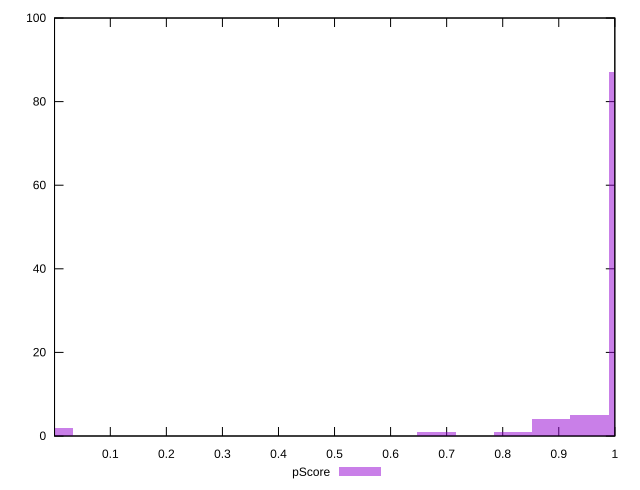

This figure's gnuplot source:
reset

$pScore <<EOF
0 2
0.9549269875607727 5
1.023136058100828 87
0.8867179170207174 4
0.6820907054005519 1
0.8185088464806622 1
EOF

set key outside below
set boxwidth 0.06820907054005519
set xrange [0.0005018386019959298:0.9999993380488856]
set yrange [0:100]
set trange [0:100]
set style fill transparent solid 0.5 noborder
set terminal svg size 640, 490 enhanced background rgb 'white'
set output "report_00023_2021-02-20T12:14:57.249Z/estimated-input-latency/samples/pages/pScore/histogram.svg"

plot $pScore title "pScore" with boxes

reset
